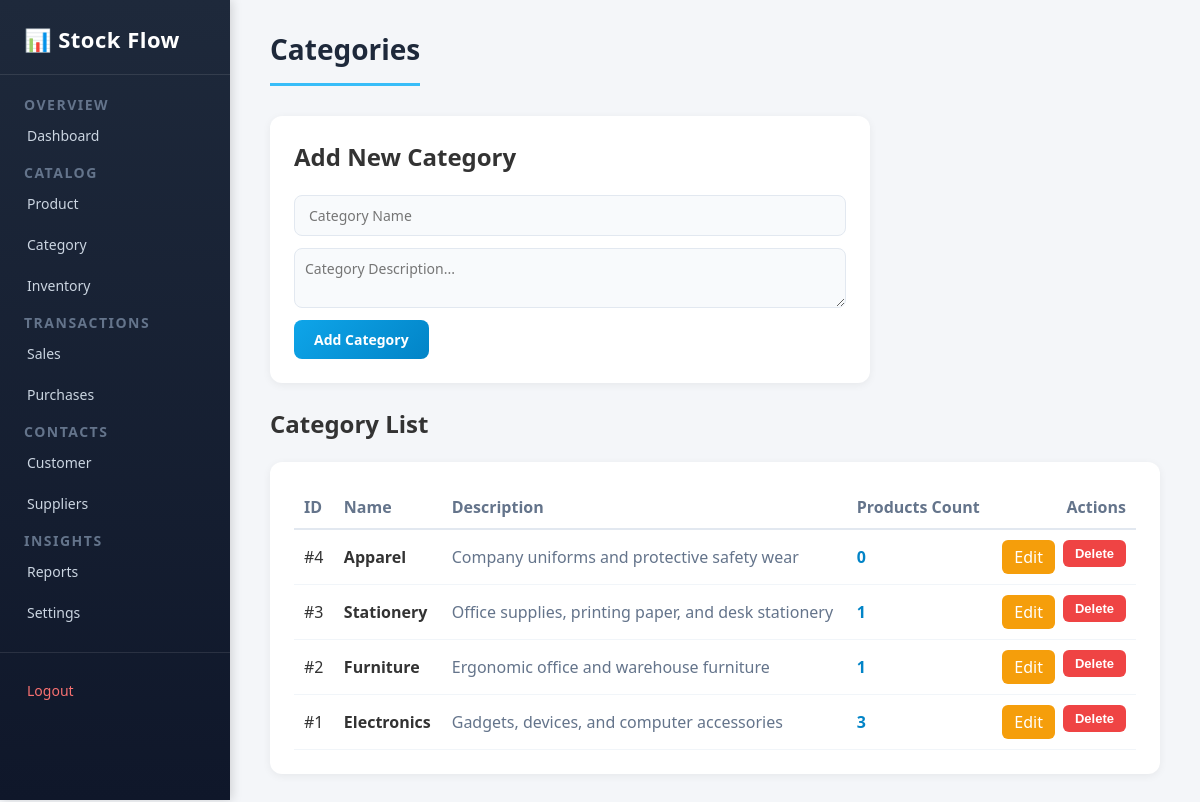
/_backup_original/pages/categories.php (signed in), run on the app's committed database.
### tables this page shows
CREATE TABLE IF NOT EXISTS `categories` (
    `id` INT AUTO_INCREMENT PRIMARY KEY,
    `name` VARCHAR(100) NOT NULL UNIQUE,
    `description` TEXT,
    `created_at` TIMESTAMP DEFAULT CURRENT_TIMESTAMP
);

### _backup_original/pages/categories.php (the view, shortened to what this page needs)
<?php
require_once __DIR__ . '/../includes/header.php';
$edit_cat = null;
$categories = [];
if ($pdo !== null) {
    $stmt = $pdo->query("SELECT c.*, COUNT(p.id) AS product_count FROM categories c LEFT JOIN products p ON c.id = p.category_id GROUP BY c.id ORDER BY c.id DESC");
    $categories = $stmt->fetchAll();
}
?>
<h1>Categories</h1>
<div class="form-card" style="max-width: 600px;">
    <h2><?php echo $edit_cat ? 'Edit Category' : 'Add New Category'; ?></h2>
    <br>
    <form method="POST" action="categories.php" id="todoForm">
        <input type="text" name="name" placeholder="Category Name" value="<?php echo htmlspecialchars($edit_cat['name'] ?? ''); ?>" required>
        <textarea name="description" placeholder="Category Description..." rows="2" style="width: 100%; padding: 10px; border-radius: 8px; border: 1.5px solid #e2e8f0; font-family: inherit;"><?php echo htmlspecialchars($edit_cat['description'] ?? ''); ?></textarea>
        <div style="display: flex; gap: 10px;">
            <button type="submit" id="submit"><?php echo $edit_cat ? 'Update Category' : 'Add Category'; ?></button>
        </div>
    </form>
</div>
<h2>Category List</h2>
<br>
<div class="form-card" style="max-width: 100%;">
    <table style="width: 100%; border-collapse: collapse; text-align: left;">
        <thead>
            <tr style="border-bottom: 2px solid #e2e8f0; color: #64748b;">
                <th style="padding: 10px;">ID</th>
                <th style="padding: 10px;">Name</th>
                <th style="padding: 10px;">Description</th>
                <th style="padding: 10px;">Products Count</th>
                <th style="padding: 10px; text-align: right;">Actions</th>
            </tr>
        </thead>
        <tbody>
            <?php if (empty($categories)): ?>
                <tr>
                    <td colspan="5" style="padding: 15px; color: #64748b;">No categories created yet.</td>
                </tr>
            <?php else: ?>
                <?php foreach ($categories as $cat): ?>
                    <tr style="border-bottom: 1px solid #f1f5f9;">
                        <td style="padding: 10px;">#<?php echo $cat['id']; ?></td>
                        <td style="padding: 10px; font-weight: 600;"><?php echo htmlspecialchars($cat['name']); ?></td>
                        <td style="padding: 10px; color: #64748b;"><?php echo htmlspecialchars($cat['description'] ?? '-'); ?></td>
                        <td style="padding: 10px; font-weight: 600; color: #0284c7;"><?php echo $cat['product_count']; ?></td>
                        <td style="padding: 10px; text-align: right;">
                            <div class="btn" style="justify-content: flex-end;">
                                <a href="categories.php?edit=<?php echo $cat['id']; ?>" class="update" style="padding: 6px 12px; border-radius: 6px; text-decoration: none; display: inline-block;">Edit</a>
                                <form method="POST" action="categories.php" style="display: inline;" onsubmit="return confirm('Deleting a category will unassign associated products. Proceed?');">
                                    <button type="submit" class="delete">Delete</button>
                                </form>
                            </div>
                        </td>
                    </tr>
                <?php endforeach; ?>
            <?php endif; ?>
        </tbody>
    </table>
</div>
<?php require_once __DIR__ . '/../includes/footer.php'; ?>

### _backup_original/style/style.css (style rules this page uses)
* { margin: 0; padding: 0; box-sizing: border-box; }
body { font-family: 'Segoe UI', Tahoma, Geneva, Verdana, sans-serif; background-color: #f4f6f9; color: #333; min-height: 100vh; }
a { text-decoration: none; color: inherit; }
#rightsidebar > h1 { font-size: 28px; font-weight: 700; color: #1e293b; margin-bottom: 30px; padding-bottom: 15px; border-bottom: 3px solid #38bdf8; display: inline-block; }
.form-card { background: #ffffff; border-radius: 12px; padding: 24px; box-shadow: 0 2px 8px rgba(0, 0, 0, 0.06); margin-bottom: 24px; max-width: 600px; }
#todoForm { display: flex; flex-direction: column; gap: 12px; }
#todoForm input, #todoForm textarea { width: 100%; padding: 10px 14px; font-size: 14px; font-family: inherit; color: #1e293b; background: #f8fafc; border: 1.5px solid #e2e8f0; border-radius: 8px; outline: none; transition: border-color 0.2s ease; }
#submit { padding: 10px 20px; font-size: 14px; font-weight: 600; font-family: inherit; color: #ffffff; background: linear-gradient(135deg, #0ea5e9 0%, #0284c7 100%); border: none; border-radius: 8px; cursor: pointer; transition: transform 0.2s ease, box-shadow 0.2s ease; align-self: flex-start; }
.btn { display: flex; gap: 8px; }
.btn button { padding: 6px 12px; font-size: 13px; font-weight: 600; border: none; border-radius: 6px; cursor: pointer; transition: background 0.2s ease; }
.update { background-color: #f59e0b; color: #ffffff; }
.delete { background-color: #ef4444; color: #ffffff; }

### data on the page
categories: id "4", name "Apparel", description "Company uniforms and protective safety wear", product_count "0"
categories: id "3", name "Stationery", description "Office supplies, printing paper, and desk stationery", product_count "1"
categories: id "2", name "Furniture", description "Ergonomic office and warehouse furniture", product_count "1"
categories: id "1", name "Electronics", description "Gadgets, devices, and computer accessories", product_count "3"
